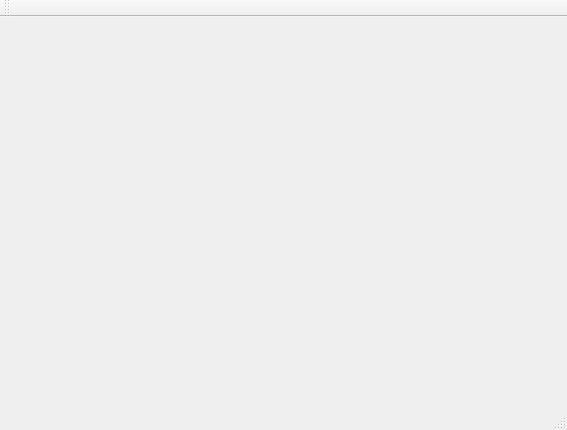
<?xml version="1.0" encoding="UTF-8"?>
<ui version="4.0">
 <class>MainWindow</class>
 <widget class="QMainWindow" name="MainWindow">
  <property name="geometry">
   <rect>
    <x>0</x>
    <y>0</y>
    <width>567</width>
    <height>430</height>
   </rect>
  </property>
  <property name="windowTitle">
   <string>MainWindow</string>
  </property>
  <widget class="QWidget" name="centralWidget"/>
  <widget class="QMenuBar" name="menuBar">
   <property name="geometry">
    <rect>
     <x>0</x>
     <y>0</y>
     <width>567</width>
     <height>23</height>
    </rect>
   </property>
  </widget>
  <widget class="QToolBar" name="mainToolBar">
   <attribute name="toolBarArea">
    <enum>TopToolBarArea</enum>
   </attribute>
   <attribute name="toolBarBreak">
    <bool>false</bool>
   </attribute>
  </widget>
  <widget class="QStatusBar" name="statusBar"/>
 </widget>
 <layoutdefault spacing="6" margin="11"/>
 <resources/>
 <connections/>
</ui>
